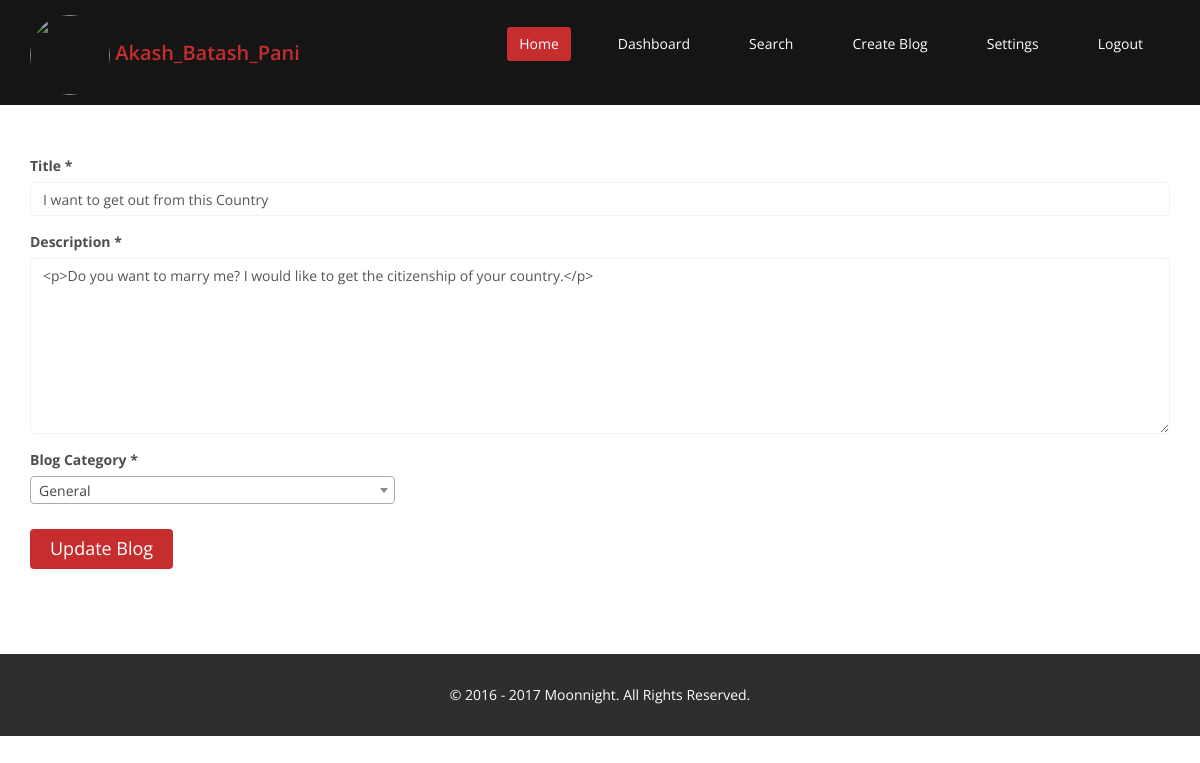
/moonnight.com/private/updateBlog?id=4 (signed in), run on the app's committed database.
### tables this page shows
CREATE TABLE IF NOT EXISTS `mn_blog` (
  `id` int(11) NOT NULL AUTO_INCREMENT,
  `user_id` int(11) NOT NULL,
  `title` varchar(255) NOT NULL,
  `description` text,
  `tags` text,
  `category_id` int(11) NOT NULL,
  `banner_image` varchar(255) DEFAULT NULL,
  `mode_id` int(11) NOT NULL,
  `created_time` int(11) NOT NULL,
  `modified_time` int(11) DEFAULT NULL,
  PRIMARY KEY (`id`),
  KEY `fk_blog_user_id` (`user_id`),
  KEY `fk_category_id` (`category_id`),
  KEY `fk_mode_id` (`mode_id`)
);

### moonnight.com/library/custom/functions.php (called while the page is built, shortened)
<?php
function filterData($data, $connection){
    $filteredData = mysqli_real_escape_string($connection, $data);
    $filteredData = trim($filteredData);
    return $filteredData;
}
function getMysqlData($query, $dbConnection){
    $resource = mysqli_query($dbConnection, $query);
    if (is_bool($resource) == false){
        $processedData = array();
        while (true){
            $row = mysqli_fetch_array($resource);
            if ($row != false){
                $processedData[] = $row;
            } else {
                break;
            }
        }
        return $processedData;
    } else {
        return $resource;
    }
}

### moonnight.com/private/updateBlog/updateBlog.php (called while the page is built, shortened)
<?php
$mysqlConnection = getMysqlConnection();
$blog_id = filterData($_REQUEST['id'], $mysqlConnection);
$fetchBlogQuery = "SELECT * FROM mn_blog WHERE id = $blog_id";
$blogData = getMysqlData($fetchBlogQuery, $mysqlConnection);

### moonnight.com/private/updateBlog/index.php (the view, shortened to what this page needs)
<?php
require_once "../../common/header.php";
require_once "../../common/menu.php";
require_once "updateBlog.php";
?>
<section id="contact-page" style="padding-top: 50px;">
    <div class="container">
        <div class="row wow fadeInDown">
            <form class="login-form" method="post" action="">
                <div class="col-sm-12">
                    <div class="form-group">
                        <label>Title *</label>
                        <input type="text" value="<?php echo $blogData[0]['title']; ?>" name="title" class="form-control" required="required" placeholder="Enter your title">
                    </div>
                    <div class="form-group">
                        <label>Description *</label>
                        <textarea name="description" id="description" class="form-control" rows="8"><?php echo $blogData[0]['description']; ?></textarea>
                    </div>
                    <div class="form-group col-sm-4" style="padding-left: 0;">
                        <label for="category">Blog Category *</label>
                    </div>
                    <div class="clearfix">&nbsp;</div>
                    <div class="form-group">
                        <button type="submit" class="btn btn-primary btn-lg">Update Blog</button>
                    </div>
                </div>
            </form>
        </div>
    </div>
</section>
<?php
require_once "../../common/footer.php";
?>

### moonnight.com/static/theme/css/main.css (style rules this page uses)
body { background: #fff; font-family: 'Open Sans', sans-serif; color:#4e4e4e; line-height: 22px; }
.btn-primary { padding: 8px 20px; background: #c52d2f; color: #fff; border-radius: 4px; border:none; margin-top: 10px; }
body > section { padding: 70px 0; }
#contact-page { padding-top: 0; }
.form-group .form-control { padding: 7px 12px; border-color:#f2f2f2; box-shadow: none; }

### data on the page
mn_blog: title "I want to get out from this Country", description "<p>Do you want to marry me? I would like to get the citizenship of your country.</p>"

### other printed values
$nick_name "Akash_Batash_Pani"
